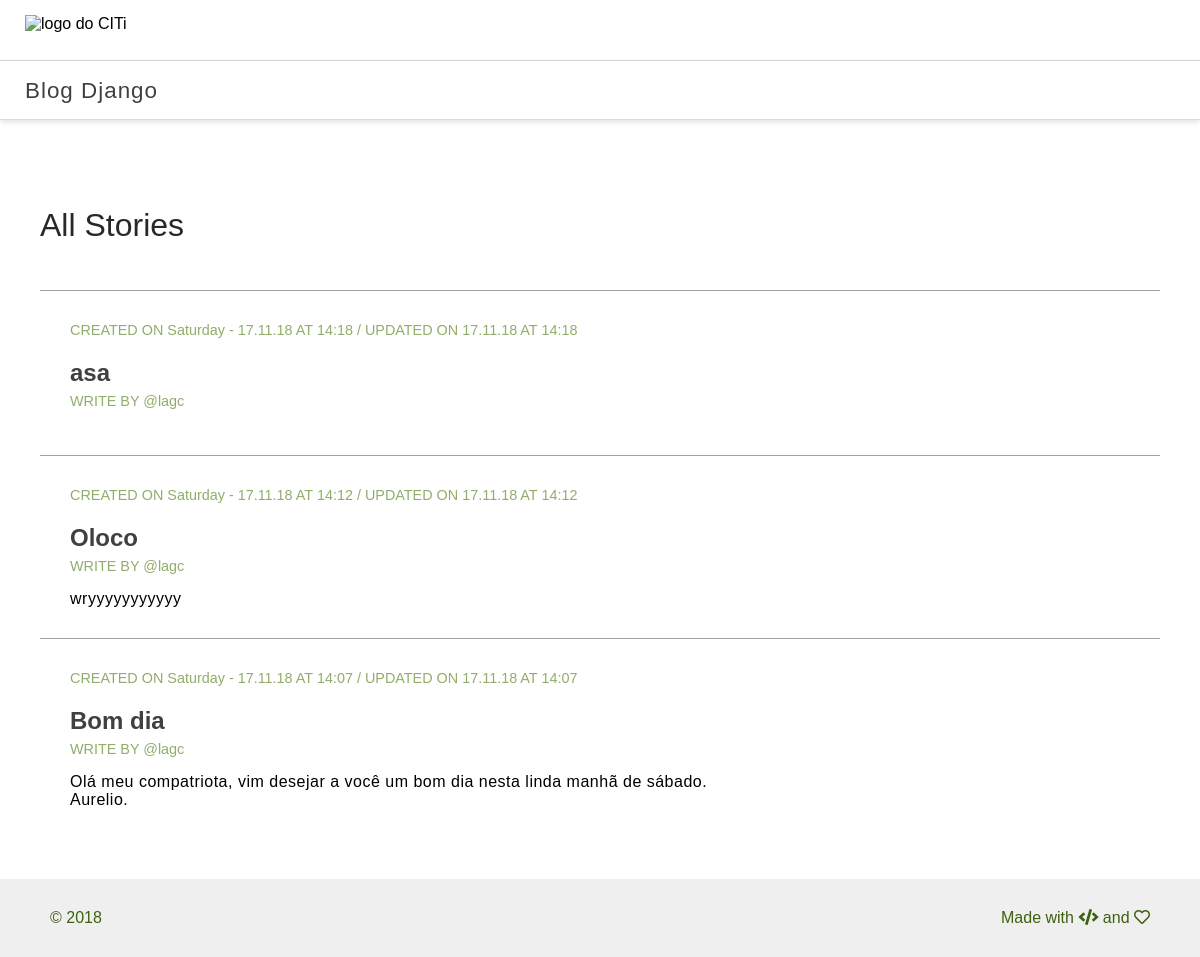
The page / on the database its author committed.
### core/models.py (models this page shows, shortened)
class Post(models.Model):
    author = models.ForeignKey('auth.User', on_delete=models.CASCADE) #faz com que ao deletar ele, delete tudo que tem ele
    title = models.CharField(max_length=100, null=False, blank=False)
    text = models.TextField(null=True, blank=True)
    created_date = models.DateTimeField(auto_now_add=True) #significa na hora que o objeto pe criado
    updated_date = models.DateTimeField(auto_now=True) #assim que você faz
    class Meta:
        verbose_name = 'Publicação'
        verbose_name_plural = 'Publicações' #avisa ao django que tem o plural

### core/views.py (the view)
# urls.py: path('', HomeView.as_view(), name='home'),
class HomeView(TemplateView):
    template_name = "home.html"
    def get_context_data(self, **kwargs):
        context = super().get_context_data(**kwargs)
        context["posts"] = Post.objects.all().order_by('-created_date')
        return context

### core/templates/home.html
{% extends 'base.html' %}
{% load static %}
{% block content %}
<section class="posts">
    <h2 class="posts__title_all-stories">All Stories</h2>
    {% for post in posts %}
        <div class="post__card">
            <span class="post__date">
                CREATED ON {{post.created_date | date:'l - d.m.y' }} AT {{post.created_date | time:'H:i'}} / UPDATED ON {{post.updated_date | date:'d.m.y' }} AT {{post.updated_date | time:'H:i'}}
            </span>
            <h1 class="post__title">{{ post.title }}</h1>
            <span class="post__author">
                    WRITE BY @{{ post.author }}
                </span>
            <div class="post__text">{{ post.text }}</div>
        </div>
    {% endfor %}
</section>
{% endblock content %}

### core/templates/base.html (shortened to what this page needs)
{% load static %}
<!DOCTYPE html>
<html>
<head>
    <link rel="stylesheet" href="https://use.fontawesome.com/releases/v5.5.0/css/all.css">
    <link rel="stylesheet"  href="{% static 'css/style.css' %}" >
</head>
<body>
    <section class="header">
        <div class="header__logo">
            <img class="header__img" src="https://cin.ufpe.br/~pet/wiki/images/thumb/8/86/Logociti.png/300px-Logociti.png" alt="logo do CITi">
        </div>
        <span class="header__title">Blog Django</span>
    </section>
    {% block content %}
    {% endblock content %}
    <footer class="footer">
        <span>&copy; 2018</span>
        <span>
            Made with <i class="fas fa-code"></i> and <i class="far fa-heart"></i>
        </span>
    </footer>
</body>
</html>

### core/static/css/style.css (style rules this page uses)
html { font-size: 16px; }
body { margin: 0; font-family: 'Source Sans Pro', sans-serif; }
.header { width: 100%; height: 120px; box-shadow: 0 2px 6px 0 rgba(0,0,0,.12), inset 0 -1px 0 0 #dadce0; }
.header__logo, .header__title { display: flex; align-items: center; height: 50%; }
.header__logo { width: 100%; border-bottom: 1px solid lightgray; }
.header__img { height: 30px; margin-left: 25px; }
.header__title { margin: 0; margin-left: 25px; font-size: 1.4rem; letter-spacing: 1px; color: #404040; }
.posts { width: 100%; padding: 40px; box-sizing: border-box; }
.posts__title_all-stories { padding: 20px 0; box-sizing: border-box; font-size: 2rem; font-weight: 400; color: #292828; }
.post__card { padding: 30px 30px; border-top: 1px solid #a3a3a3; }
.post__title { margin-bottom: 5px; color: #404040; }
.post__author, .post__date { font-size: 0.9rem; color: #91ad6b; }
.post__text { margin-top: 15px; white-space: pre-line; font-weight: 300; letter-spacing: 0.5px; }
.footer { display: flex; justify-content: space-between; align-items: center; padding: 30px 50px; box-sizing: border-box; background-color: #efefef; color: #3e6110; }

### rows shown on the page
Post: created_date "Saturday - 17.11.18", created_date "14:18", updated_date "17.11.18", updated_date "14:18", title "asa", author "lagc"
Post: created_date "Saturday - 17.11.18", created_date "14:12", updated_date "17.11.18", updated_date "14:12", title "Oloco", author "lagc", text "wryyyyyyyyyyy"
Post: created_date "Saturday - 17.11.18", created_date "14:07", updated_date "17.11.18", updated_date "14:07", title "Bom dia", author "lagc", text "Olá meu compatriota, vim desejar a você um bom dia nesta linda manhã de sábado. Aurelio."
